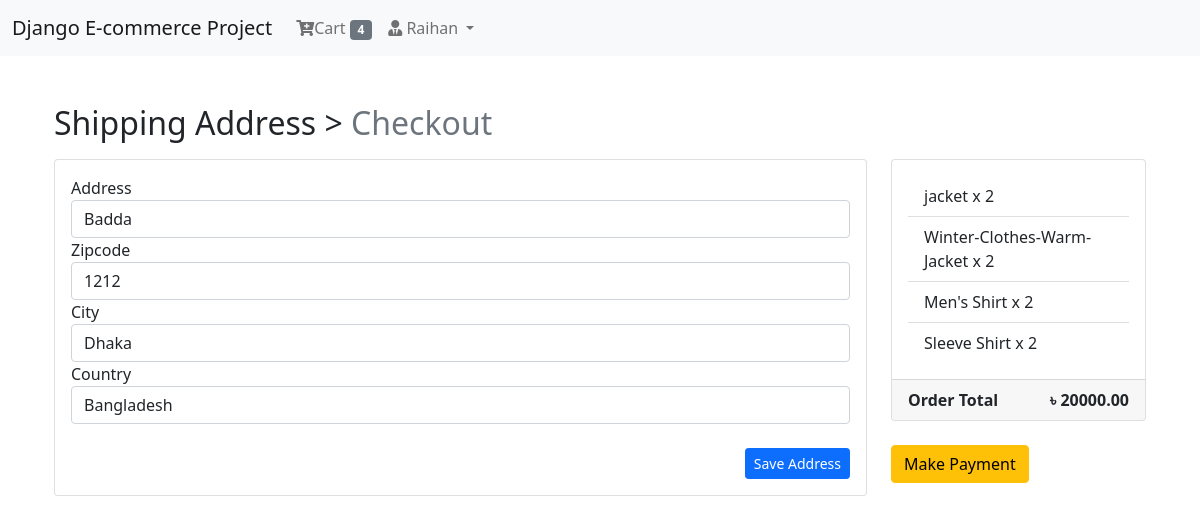
Screenshot of /payment/checkout/ (signed in) with the database file from the repository.
### App_Login/models.py (models this page shows, shortened)
class User(AbstractBaseUser, PermissionsMixin):
    email = models.EmailField(unique=True, null=False)
    is_staff = models.BooleanField(
        ugettext_lazy('staff status'),
        default=False,
        help_text = ugettext_lazy(' Designates whether the user can log in this site ')
    )
    is_active = models.BooleanField(
        ugettext_lazy('active'),
        default=False,
        help_text = ugettext_lazy(' Designates whether this user should be treated as active. Unselected this instead of deleting accounts')
    )
    USERNAME_FIELD = 'email'
    objects = MyUserManager()

class Profile(models.Model):
    user = models.OneToOneField(User, on_delete=models.CASCADE, related_name='profile',)
    username = models.CharField(max_length=264, blank=True)
    full_name = models.CharField(max_length=264, blank=True)
    address_1 = models.TextField(max_length=300, blank=True)
    city = models.CharField(max_length=40, blank=True)
    zipcode = models.CharField(max_length=10, blank=True)
    country = models.CharField(max_length=50, blank=True)
    phone = models.CharField(max_length=20, blank=True)
    date_joined = models.DateTimeField(auto_now_add=True)

### App_Order/models.py (models this page shows, shortened)
class Order(models.Model):
    orderitems = models.ManyToManyField(Cart)
    user = models.ForeignKey(settings.AUTH_USER_MODEL, on_delete=models.CASCADE)
    ordered = models.BooleanField(default=False)
    created = models.DateTimeField(auto_now_add=True)
    paymentId = models.CharField(max_length=264, blank=True, null=True)
    orderId = models.CharField(max_length=264, blank=True, null=True)
    def get_totals(self):
        total = 0
        for order_item in self.orderitems.all():
            total += float(order_item.get_total())
        return total

class Cart(models.Model):
    user = models.ForeignKey(settings.AUTH_USER_MODEL, on_delete=models.CASCADE, related_name='cart')
    item = models.ForeignKey(Product, on_delete=models.CASCADE)
    quantity = models.IntegerField(default=1)
    purchased = models.BooleanField(default=False)
    created = models.DateTimeField(auto_now_add=True)
    updated = models.DateTimeField(auto_now=True)
    def get_total(self):
        total = self.item.price * self.quantity
        float_total = format(total, '0.2f')
        return float_total

### App_Payment/models.py (models this page shows, shortened)
class BillingAddress(models.Model):
    user = models.ForeignKey(settings.AUTH_USER_MODEL, on_delete=models.CASCADE)
    address = models.CharField(max_length=264, blank=True)
    zipcode = models.CharField(max_length=10, blank=True)
    city = models.CharField(max_length=30, blank=True)
    country = models.CharField(max_length=20, blank=True)
    def is_fully_filled(self):
        field_names = [f.name for f in self._meta.get_fields()]
        for field_name in field_names:
            Value = getattr(self, field_name)
            if Value is None or Value=='':
                return False
        return True
    class Meta:
        verbose_name_plural = 'Billing Address'

### App_Shop/models.py (models this page shows, shortened)
class Product(models.Model):
    mainimage = models.ImageField(upload_to='Products')
    name = models.CharField(max_length=264)
    category = models.ForeignKey(Category, on_delete=models.CASCADE, related_name='category')
    preview_text = models.TextField(max_length=200, verbose_name='Preview Text')
    detail_text = models.TextField(max_length=200, verbose_name='Description')
    price = models.FloatField()
    old_price = models.FloatField(default=0.00)
    created = models.DateTimeField(auto_now_add=True)
    class Meta:
        ordering = ['-created',]

### App_Payment/views.py (the view)
# urls.py: path('checkout/', views.checkout, name='checkout'),
@login_required
def checkout(request):
    saved_address = BillingAddress.objects.get_or_create(user=request.user)
    saved_address = saved_address[0]
    form = BillingForm(instance=saved_address)
    if request.method == 'POST':
        form = BillingForm(request.POST, instance=saved_address)
        if form.is_valid():
            form.save()
            form = BillingForm(instance=saved_address)
            messages.success(request, f'Shipping Address Save!')
    order_qs = Order.objects.filter(user=request.user, ordered=False)
    order_items = order_qs[0].orderitems.all()
    order_total = order_qs[0].get_totals()
    return render(request, 'App_Payment/checkout.html', context={'form':form, 'order_items':order_items, 'order_total':order_total, 'saved_address':saved_address})

### App_Payment/forms.py
class BillingForm(forms.ModelForm):
    class Meta:
        model = BillingAddress
        fields = ['address', 'zipcode', 'city', 'country']

### App_Order/templatetags/cart_tag.py (called while the page is built)
@register.filter
def cart_total(user):
    order =Order.objects.filter(user=user, ordered=False)
    if order.exists():
        return order[0].orderitems.count()
    else:
        return 0

### templates/App_Payment/checkout.html (shortened to what this page needs)
{% extends 'base.html' %}
{% load crispy_forms_tags %}
{% block body_block %}
<div class="container mt-5">
    <h2 class="mb-3">
        Shipping Address > <span class="text-muted">Checkout</span>
    </h2>
    <div class="row">
        <div class="col-md-9">
            <div class="card mb-5" style="height: auto;">
                <div class="card-body">
                    <form action="" method="POST">
                        {{ form|crispy }}
                        <br>
                        <button type="submit" class="btn btn-sm btn-primary float-end">Save Address</button>
                    </form>
                </div>
            </div>
        </div>
        <div class="col-md-3">
            <div class="card" style="height: auto;">
                <div class="card-body">
                    <ul class="list-group list-group-flush">
                        {% for order_item in order_items %}
                            <li class="list-group-item"> {{order_item.item.name}} x {{order_item.quantity}} </li>
                        {% endfor %}
                    </ul>
                </div>
                <div class="card-footer">
                    <span class="float-start"><b>Order Total</b></span>
                    <span class="float-end"><b>&#2547; {{order_total|floatformat:2}} </b></span>
                </div>
            </div>
            <br>
            {% if saved_address.is_fully_filled %}
            <a href=" {% url 'App_Payment:payment' %} " class="btn btn-warning btn--md">Make Payment</a>
            {% else %}
            <div class="alert alert-info">
                <p>Please fill up all the information to make payment.</p>
            </div>
            {% endif %}
        </div>
    </div>
</div>
{% endblock %}

### templates/navbar.html (shortened to what this page needs)
{% load cart_tag %}
<nav class="navbar navbar-expand-lg navbar-light bg-light">
    <div class="container-fluid">
      <a class="navbar-brand" href="{% url 'App_Shop:home' %}">Django E-commerce Project</a>
      <div class="collapse navbar-collapse" id="navbarSupportedContent">
        <ul class="navbar-nav me-auto mb-2 mb-lg-0 ml-auto">
            {% if request.user.is_authenticated %}
          <li class="nav-item">
            <a class="nav-link" href="{% url 'App_Order:cart' %} "><i class="fas fa-cart-plus" ></i>Cart
              <span class="badge bg-secondary"> {{request.user | cart_total }} </span>
            </a>
          </li>
          <li class="nav-item dropdown">
            <a class="nav-link dropdown-toggle" href="#" id="navbarDropdown" role="button" data-bs-toggle="dropdown" aria-expanded="false">
                <i class="fa fa-user-tie"></i>
                {{request.user.profile.username}}
            </a>
          </li>
          {% else %}
          <li class="nav-item">
              <a href=" {% url 'App_Login:login' %} " class="btn btn-primary">Login</a>
          </li>
          {% endif %}
        </ul>
      </div>
    </div>
  </nav>

### templates/base.html (style rules this page uses)
.card { height: 380px; }

### rows the page displays
User: user|cart_total "4", user.profile.username "Raihan"
BillingAddress: address "Badda", zipcode "1212", city "Dhaka", country "Bangladesh"
Cart: item.name "jacket", quantity "2"
Cart: item.name "Winter-Clothes-Warm-Jacket", quantity "2"
Cart: item.name "Men's Shirt", quantity "2"
Cart: item.name "Sleeve Shirt", quantity "2"

### other values shown
{{ order_total|floatformat:2 }} "20000.00"
